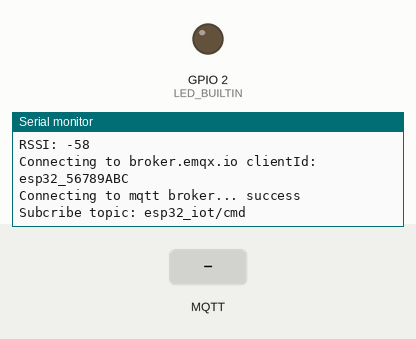
The program below on a simulated ESP32. Shown: output pins drawn as LEDs (lit = HIGH), the last lines printed to the serial monitor. Inputs (shaded band) come from the test bench. WiFi joins after 1.5 s; servers stay silent unless stated; no MQTT or app messages arrive unless stated.

Above: at 2.7 s.
2.8 s: MQTT message "1" arrives on the first subscribed topic
At 3.4 s:
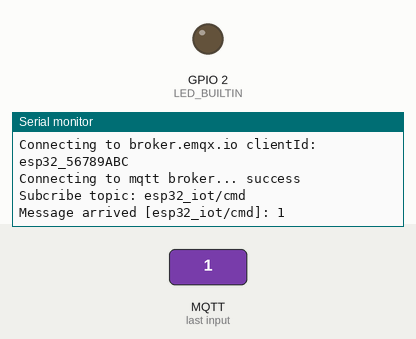
4.3 s: MQTT message "on" arrives on the first subscribed topic
At 5.5 s:
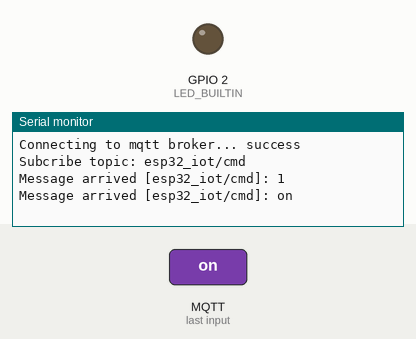
5.8 s: MQTT message "off" arrives on the first subscribed topic
At 6.9 s:
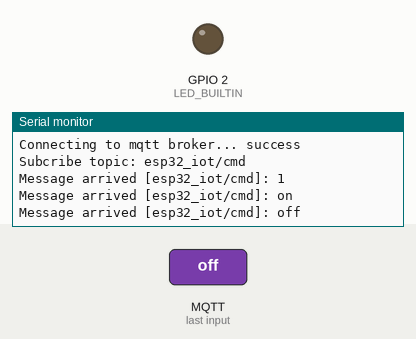

Measured:
- after the input at 2.8 s, the serial monitor: prints a new line at once (image 1)
- after the input at 4.3 s, the serial monitor: prints a new line at once (image 2)
- after the input at 5.8 s, the serial monitor: prints a new line at once (image 3)

The program:

main.cpp
```cpp
#include <Arduino.h>
#include <WiFi.h>
#include <PubSubClient.h>
#include <Ticker.h>

#define WIFI_SSID ""
#define WIFI_PASSWORD ""

#define MQTT_BROKER  "broker.emqx.io"
#define MQTT_TOPIC_PUBLISH   "esp32_iot/data"
#define MQTT_TOPIC_SUBSCRIBE "esp32_iot/cmd"

Ticker timerPublish;
char g_szDeviceId[30];
Ticker timerMqtt;
WiFiClient espClient;
PubSubClient mqtt(espClient);
boolean mqttConnect();
void WifiConnect();

void onPublishMessage()
{
  char szMsg[50];
  static int nMsgCount=0;
  sprintf(szMsg, "Hello from %s - %d", g_szDeviceId, nMsgCount++);
  mqtt.publish(MQTT_TOPIC_PUBLISH, szMsg);
}

void setup()
{
  Serial.begin(115200);
  pinMode(LED_BUILTIN, OUTPUT);
  WifiConnect();
  mqttConnect();
  timerPublish.attach_ms(3000, onPublishMessage);
}

void loop()
{
  mqtt.loop();
}

void mqttCallback(char* topic, byte* payload, unsigned int len) {
  Serial.print("Message arrived [");
  Serial.print(topic);
  Serial.print("]: ");
  Serial.write(payload, len);
  Serial.println();
}
boolean mqttConnect() {
  sprintf(g_szDeviceId, "esp32_%08X",(uint32_t)ESP.getEfuseMac());
  mqtt.setServer(MQTT_BROKER, 1883);
  mqtt.setCallback(mqttCallback);
  Serial.printf("Connecting to %s clientId: %s\n", MQTT_BROKER, g_szDeviceId);

  boolean fMqttConnected = false;
  for (int i=0; i<3 && !fMqttConnected; i++) {
    Serial.print("Connecting to mqtt broker...");
    fMqttConnected = mqtt.connect(g_szDeviceId);
    if (fMqttConnected == false) {
      Serial.print(" fail, rc=");
      Serial.println(mqtt.state());
      delay(1000);
    }
  }

  if (fMqttConnected)
  {
    Serial.println(" success");
    mqtt.subscribe(MQTT_TOPIC_SUBSCRIBE);
    Serial.printf("Subcribe topic: %s\n", MQTT_TOPIC_SUBSCRIBE);
    onPublishMessage();
  }
  return mqtt.connected();
}

void WifiConnect()
{
  WiFi.mode(WIFI_STA);
  WiFi.begin(WIFI_SSID, WIFI_PASSWORD);
  while (WiFi.waitForConnectResult() != WL_CONNECTED) {
    Serial.println("Connection Failed! Rebooting...");
    delay(5000);
    ESP.restart();
  }
  Serial.print("System connected with IP address: ");
  Serial.println(WiFi.localIP());
  Serial.printf("RSSI: %d\n", WiFi.RSSI());
}
```
